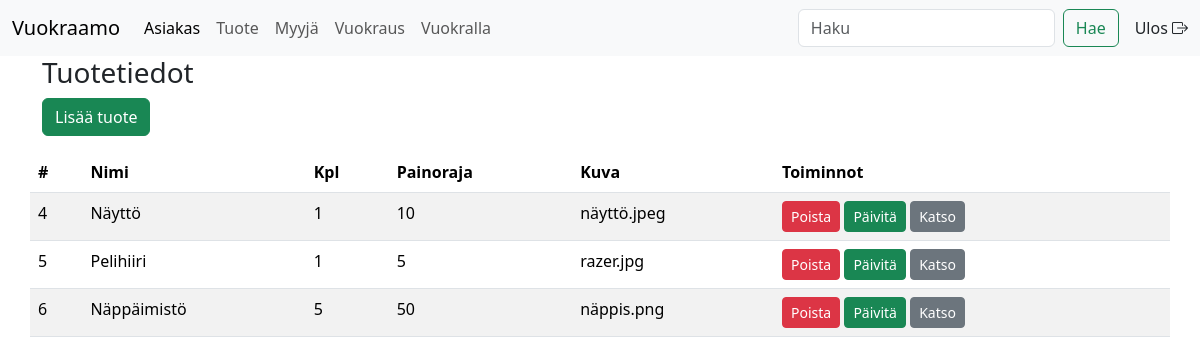
Page /tuote.php (signed in) on the committed database.
### tables this page shows
CREATE TABLE `tuote` (
  `tuoteID` int NOT NULL,
  `nimi` varchar(100) NOT NULL,
  `kuvaus` varchar(100) NOT NULL,
  `kpl` int NOT NULL,
  `painoraja` int NOT NULL,
  `kuva` varchar(255) NOT NULL
);

### tuote.php (the view, shortened to what this page needs)
<?php
include_once 'inc/header.php';
?>
<div class="container">
  <div class="row">
    <h3>Tuotetiedot</h3>
  </div>
  <div class="row">
    <p>
      <a href="lisaa_tuote.php" class="btn btn-success">Lisää tuote</a>
    </p>
  </div>
  <div class="row">
    <table class="table table-striped">
      <thead>
        <tr>
          <th>#</th>
          <th>Nimi</th>
          <th>Kpl</th>
          <th>Painoraja</th>
          <th>Kuva</th>
          <th>Toiminnot</th>
        </tr>
      </thead>
      <tbody>
        <?php
        require_once 'inc/database.php';
        $sql = "SELECT * FROM tuote";
        $result = $pdo->query($sql);
        while ($row = $result->fetch()) :
        ?>
          <tr>
            <td><?php echo $row['tuoteID']; ?></td>
            <td><?php echo $row['nimi']; ?></td>
            <td><?php echo $row['kpl']; ?></td>
            <td><?php echo $row['painoraja']; ?></td>
            <td><?php echo $row['kuva']; ?></td>
            <td>
              <a href="poista_tuote.php?tuoteID=<?php echo $row['tuoteID']; ?>" class="btn btn-sm btn-danger">Poista</a>
              <a href="paivita_tuote.php?tuoteID=<?php echo $row['tuoteID']; ?>" class="btn btn-sm btn-success">Päivitä</a>
              <a href="katso_tuote.php?tuoteID=<?php echo $row['tuoteID']; ?>" class="btn btn-sm btn-secondary">Katso</a>
            </td>
          </tr>
        <?php endwhile;
        ?>
      </tbody>
    </table>
  </div>
</div>
<?php
include_once 'inc/footer.php';
?>

### css/carousel.css (style rules this page uses)
body { padding-bottom: 3rem; color: rgb(var(--bs-tertiary-color-rgb)); }

### rows in the picture
tuote: tuoteID "4", nimi "Näyttö", kpl "1", painoraja "10", kuva "näyttö.jpeg"
tuote: tuoteID "5", nimi "Pelihiiri", kpl "1", painoraja "5", kuva "razer.jpg"
tuote: tuoteID "6", nimi "Näppäimistö", kpl "5", painoraja "50", kuva "näppis.png"
